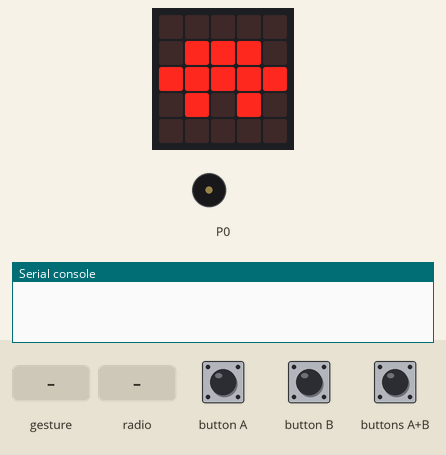
This program was run on a simulated BBC micro:bit (MakeCode). Parts: the board's 5×5 LED display, buzzer (waves = sounding), the last lines printed to the serial console. The inputs (shaded band) are chosen by the test bench. Random numbers come from a fixed seed; no radio messages arrive unless stated (any console line starting 'radio sent:' is added by the test bench); a tilt is held for 1.5 s and a shake lasts 1 s, then the board lies face up again.

Above: at 1.2 s.
1.3 s: buttons A+B pressed for 0.15 s
At 3.5 s:
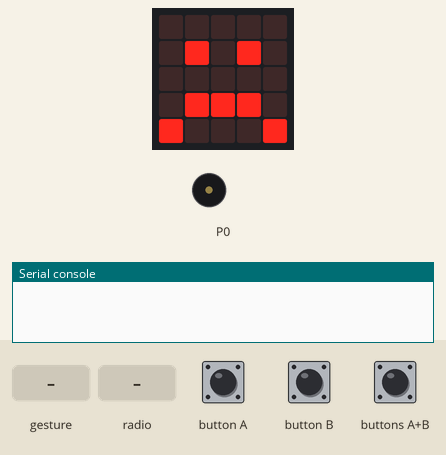
4.4 s: gesture 'shake'
At 6.3 s:
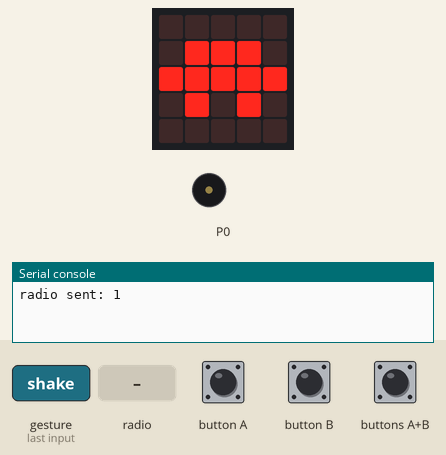
7.1 s: radio message "1" arrives
At 7.9 s:
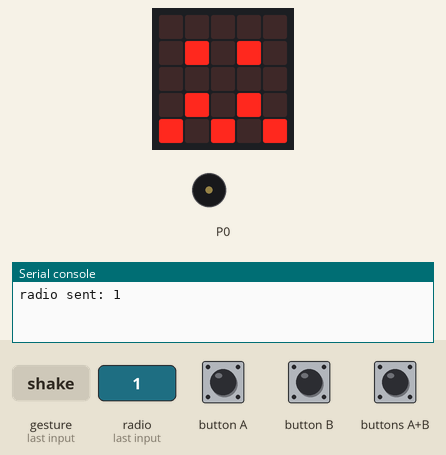
13.2 s: radio message "5" arrives
At 15.7 s:
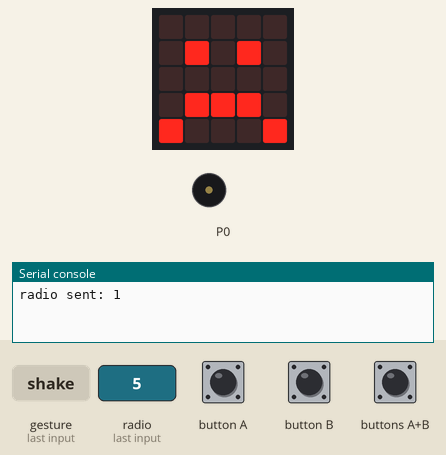
Timing chart, 0 to 17.2 s (numbered marks = the images above; inputs shaded):
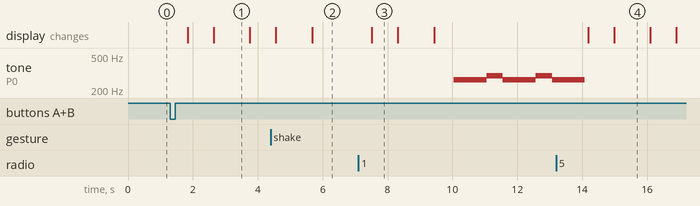

Measured:
- after the input at 1.3 s, the display: first changes after 0.54 s (image 1 shows a later state)
- after the input at 7.1 s, tone on P0: alternates 294 Hz for 0.51 s and 262 Hz for 1.0 s, starting after 2.9 s; the display: changes after 0.42 s (image 3)
- after the input at 13.2 s, the display: first changes after 0.98 s (image 4 shows a later state)
- what the display in image 1 shows lasts 1.2 s, from 2.6 s to 3.8 s
- what the display in image 3 shows lasts 0.8 s, from 7.5 s to 8.3 s

The program:

main.ts
```typescript
radio.onReceivedNumber(function (receivedNumber) {
    potato = receivedNumber
})
input.onGesture(Gesture.Shake, function () {
    if (potato > 0) {
        radio.sendNumber(potato)
        potato = -1
    }
})
input.onButtonPressed(Button.AB, function () {
    potato = randint(0, 10)
})
let potato = 0
radio.setGroup(33)
potato = -1
let vida = 3
basic.forever(function () {
    if (potato < 0) {
        basic.showIcon(IconNames.Tortoise)
    }
    if (potato == 0) {
        basic.showIcon(IconNames.Skull)
        music.playMelody("C C D C C D C C ", 120)
        basic.pause(100)
    }
    if (potato > 0) {
        basic.showIcon(IconNames.Confused)
        basic.pause(200)
        basic.showIcon(IconNames.Sad)
        potato += -1
        basic.pause(500)
    }
})
```

test.ts
```typescript
// aquí va el archivo "tests"; esto no se compilará cuando este paquete se utilice como una extensión.
```
